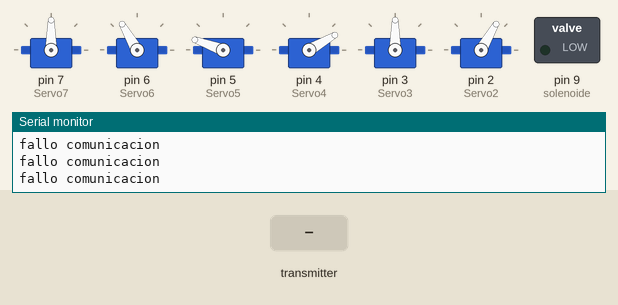
A sketch run on a simulated Arduino Uno, built with avr-gcc and run on an emulated ATmega328P. On the bench: 6 × servo, switched loads named in the sketch (green lamp = pin HIGH), the last lines printed to the serial monitor. The test bench sets the inputs (shaded band). No radio packets arrive unless stated.

Above: at 1.4 s.
1.5 s: the transmitter starts sending data.0 = 0
At 1.68 s:
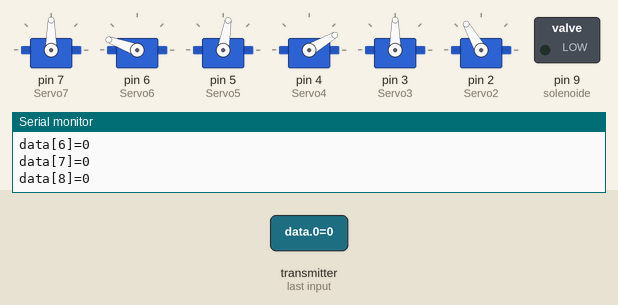
4.5 s: the transmitter starts sending data.1 = 256
At 4.76 s:
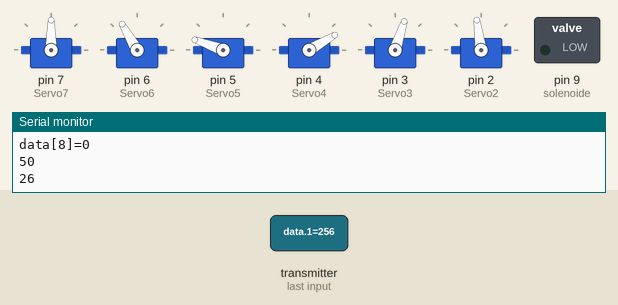
7.5 s: the transmitter starts sending data.1 = 512
10.5 s: the transmitter starts sending data.1 = 1023
13.5 s: the transmitter starts sending data.1 = 0
At 13.86 s:
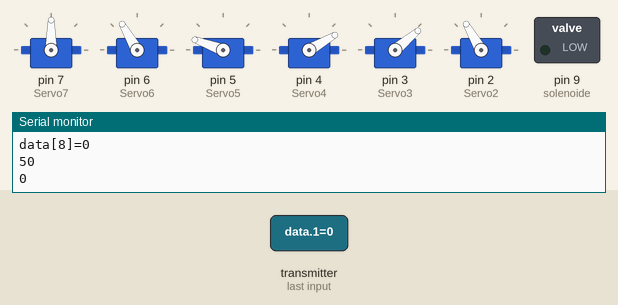
16.5 s: the transmitter starts sending data.3 = 256
At 16.74 s:
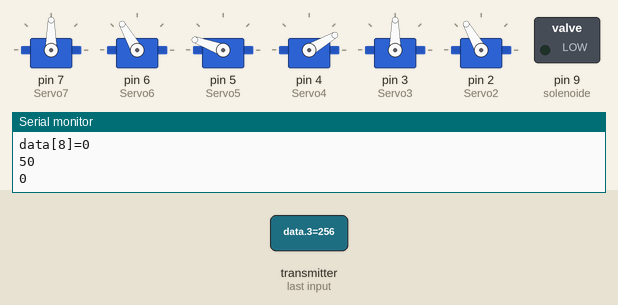
Timing chart, 0 to 20.5 s (numbered marks = the images above; inputs shaded):
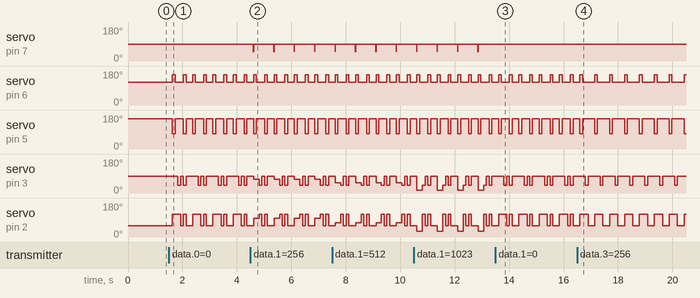

Measured:
- after the input at 1.5 s, servo on pin 6 (Servo6): alternates 160° for 0.10 s and 120° for 0.30 s, starting after 0.13 s; servo on pin 5 (Servo5): alternates 160° for 0.30 s and 80° for 0.10 s, starting after 0.13 s
- after the input at 4.5 s, servo on pin 7 (Servo7): alternates 90° for 0.74 s and 50° for 0.01 s, starting after 0.11 s
- after the input at 13.5 s, servo on pin 7 (Servo7): stops changing and stays 90°
- after the input at 16.5 s, servo on pin 6 (Servo6): alternates 160° for 0.10 s and 120° for 0.45 s, starting after 0.65 s; servo on pin 5 (Servo5): alternates 160° for 0.45 s and 80° for 0.10 s, starting after 0.65 s

The sketch:

OjosRoboticosCuadro.ino
```cpp
// (licence header left out)
//CONTROL MANDO A DISTANCIA
#include <nRF24L01.h>
#include <RF24.h>

//PINES DE COMUNICACION NRF24L01
#define CE_PIN  11
#define CSN_PIN 13

//CANAL POR EL CUAL SE COMUNICA CON EL MANDO A DISTANCIA
const byte address[6] = "00002";
RF24 radio(CE_PIN, CSN_PIN);
int data[9];


//CONTROL SERVOS
#include <Servo.h>

Servo Servo7;  //creamos un objeto servo
Servo Servo6;  //creamos un objeto servo
Servo Servo5;  //creamos un objeto servo
Servo Servo4;  //creamos un objeto servo
Servo Servo3;  //creamos un objeto servo
Servo Servo2;  //creamos un objeto servo
int solenoide = 9;

//POSICION DE LOS SERVOS
#define Servo7MAX 50
#define Servo7MIN 120
#define Servo7INICIO 90
#define Servo6MAX 160
#define Servo6MIN 120
#define Servo5MAX 80
#define Servo5MIN 160
#define Servo4INICIO 30
#define Servo4MAX 00
#define Servo4MIN 70
#define Servo3MAX 40
#define Servo3MIN 90
#define Servo2MAX 120
#define Servo2MIN 60

#define DelayParpadeo 100

void setup() {
  // put your setup code here, to run once:
Serial.begin(9600);

  pinMode(solenoide, OUTPUT);

//CONTROL MANDO A DISTANCIA
radio.begin();
radio.openReadingPipe(0, address);
radio.startListening();

//CONTROL SERVOS
Servo7.attach(7);  // asignamos el pin 7 al servo.
Servo6.attach(6);  // asignamos el pin 6 al servo.
Servo5.attach(5);  // asignamos el pin 5 al servo.
Servo4.attach(4);  // asignamos el pin 4 al servo.
Servo3.attach(3);  // asignamos el pin 3 al servo.
Servo2.attach(2);  // asignamos el pin 2 al servo.

//COLOCAMOS SERVOS EN SU POSICION INICIAL
Servo7.write(Servo7INICIO);  // enviamos el valor escalado al servo.
Servo6.write(Servo6MIN);  // enviamos el valor escalado al servo.
Servo5.write(Servo5MIN);  // enviamos el valor escalado al servo.
Servo4.write(Servo4INICIO);  // enviamos el valor escalado al servo.
Servo3.write(Servo3MIN);  // enviamos el valor escalado al servo.
Servo2.write(Servo2MIN);  // enviamos el valor escalado al servo.
delay(200);

}

void loop() {
  // put your main code here, to run repeatedly:


  if ( radio.available() ) //Eğer sinyal algılarsan...
  {
    radio.read( data, sizeof(data) ); //leemos los datos enviados por el mando a distancia


Serial.print("data[0]=");
Serial.println(data[0]);
Serial.print("data[1]=");
Serial.println(data[1]);
Serial.print("data[2]=");
Serial.println(data[2]);
Serial.print("data[3]=");
Serial.println(data[3]);
Serial.print("data[4]=");
Serial.println(data[4]);
Serial.print("data[5]=");
Serial.println(data[5]);
Serial.print("data[6]=");
Serial.println(data[6]);
Serial.print("data[7]=");
Serial.println(data[7]);
Serial.print("data[8]=");
Serial.println(data[8]);

hareket(data[0],data[1],data[2],data[3],data[4],data[5],data[6],data[7],data[8]);

  } else
  Serial.println("fallo comunicacion");
}

void hareket(int x_axis, int y_axis, int button1, int button2, int button3, int button4, int button5, int button6, int button7) {


//movemos las pupilas en el eje X
int Servo7pos = map( x_axis , 0, 679, Servo7MAX, Servo7MIN);
Servo7.write(Servo7pos);
Serial.println(Servo7pos);

//movemos las pupilas en el eje Y acompañado por los parpados
int Servo4pos = map( y_axis , 0, 679, Servo4MAX, Servo4MIN);
Servo4.write(Servo4pos);
Serial.println(Servo4pos);
int Servo5pos = map( Servo4pos ,Servo4MAX, Servo4MIN, Servo5MAX, Servo5MIN);
Servo5.write(Servo5pos);
int Servo6pos = map( Servo4pos ,Servo4MAX, Servo4MIN, Servo6MIN, Servo6MAX);
Servo6.write(Servo6pos);
int Servo2pos = map( Servo4pos ,Servo4MAX, Servo4MIN, Servo2MAX, Servo2MIN);
Servo2.write(Servo2pos);
int Servo3pos = map( Servo4pos ,Servo4MAX, Servo4MIN, Servo3MIN, Servo3MAX);
Servo3.write(Servo3pos);


//Parpadeo ojo izquierdo
if ( button5 == LOW ){
  Servo7.write(Servo7INICIO);  // enviamos el valor escalado al servo.
Servo4.write(Servo4INICIO);  // enviamos el valor escalado al servo.

for (int i = 0; i<1; i++){
Servo6.write(Servo6MAX);  // enviamos el valor escalado al servo.
//delay(DelayParpadeo);
Servo5.write(Servo5MAX);  // enviamos el valor escalado al servo.
delay(DelayParpadeo);
Servo6.write(Servo6MIN);  // enviamos el valor escalado al servo.
//delay(DelayParpadeo);
Servo5.write(Servo5MIN);  // enviamos el valor escalado al servo.
delay(DelayParpadeo);
}
}

//Parpadeo ojo derecho
if ( button3 == LOW ){
    Servo7.write(Servo7INICIO);  // enviamos el valor escalado al servo.
Servo4.write(Servo4INICIO);  // enviamos el valor escalado al servo.

for (int i = 0; i<1; i++){
Servo3.write(Servo3MAX);  // enviamos el valor escalado al servo.
//delay(DelayParpadeo);
Servo2.write(Servo2MAX);  // enviamos el valor escalado al servo.
delay(DelayParpadeo);
Servo3.write(Servo3MIN);  // enviamos el valor escalado al servo.
//delay(DelayParpadeo);
Servo2.write(Servo2MIN);  // enviamos el valor escalado al servo.
delay(DelayParpadeo);
}
}

//Parpadeo ambos ojos
if ( button2 == LOW ){
    Servo7.write(Servo7INICIO);  // enviamos el valor escalado al servo.
Servo4.write(Servo4INICIO);  // enviamos el valor escalado al servo.

//Parpadeo ojo derecho
for (int i = 0; i<1; i++){
Servo6.write(Servo6MAX);  // enviamos el valor escalado al servo.
//delay(DelayParpadeo);
Servo5.write(Servo5MAX);  // enviamos el valor escalado al servo.
//delay(DelayParpadeo);
Servo3.write(Servo3MAX);  // enviamos el valor escalado al servo.
//delay(DelayParpadeo);
Servo2.write(Servo2MAX);  // enviamos el valor escalado al servo.
delay(DelayParpadeo);
Servo6.write(Servo6MIN);  // enviamos el valor escalado al servo.
//delay(DelayParpadeo);
Servo5.write(Servo5MIN);  // enviamos el valor escalado al servo.
//delay(DelayParpadeo);
Servo3.write(Servo3MIN);  // enviamos el valor escalado al servo.
//delay(DelayParpadeo);
Servo2.write(Servo2MIN);  // enviamos el valor escalado al servo.
delay(DelayParpadeo);
}
}

delay(100);
}


/* PROGRAMA DE EJEMPLO
 *   Para comprobar el funcionamiento de los servos sin control remoto
 *
//Mirar a izquierda y derecha
for (int pos = Servo7MAX; pos <= Servo7MIN; pos += 2){
Servo7.write(pos);  // enviamos el valor escalado al servo.
delay(50);
}

for (int pos = Servo7MIN; pos >= Servo7MAX; pos -= 2){
Servo7.write(pos);  // enviamos el valor escalado al servo.
delay(50);
}

Servo7.write(Servo7INICIO);  // enviamos el valor escalado al servo.
delay(100);

//Mirar a arriba y abajo
for (int pos = Servo4MAX; pos <= Servo4MIN; pos += 2){
Servo4.write(pos);  // enviamos el valor escalado al servo.
delay(50);
}

for (int pos = Servo4MIN; pos >= Servo4MAX; pos -= 2){
Servo4.write(pos);  // enviamos el valor escalado al servo.
delay(50);
}

Servo4.write(Servo4INICIO);  // enviamos el valor escalado al servo.
delay(100);

//Parpadeo ojo izquierdo
for (int i = 0; i<3; i++){
Servo6.write(Servo6MAX);  // enviamos el valor escalado al servo.
delay(DelayParpadeo);
Servo5.write(Servo6MIN);  // enviamos el valor escalado al servo.
delay(DelayParpadeo);
Servo6.write(Servo5MAX);  // enviamos el valor escalado al servo.
delay(DelayParpadeo);
Servo5.write(Servo5MIN);  // enviamos el valor escalado al servo.
delay(DelayParpadeo);
}

//Parpadeo ojo derecho
for (int i = 0; i<3; i++){
Servo3.write(Servo3MAX);  // enviamos el valor escalado al servo.
delay(DelayParpadeo);
Servo2.write(Servo2MAX);  // enviamos el valor escalado al servo.
delay(DelayParpadeo);
Servo3.write(Servo3MIN);  // enviamos el valor escalado al servo.
delay(DelayParpadeo);
Servo2.write(Servo2MIN);  // enviamos el valor escalado al servo.
delay(DelayParpadeo);
}

}*/
```
